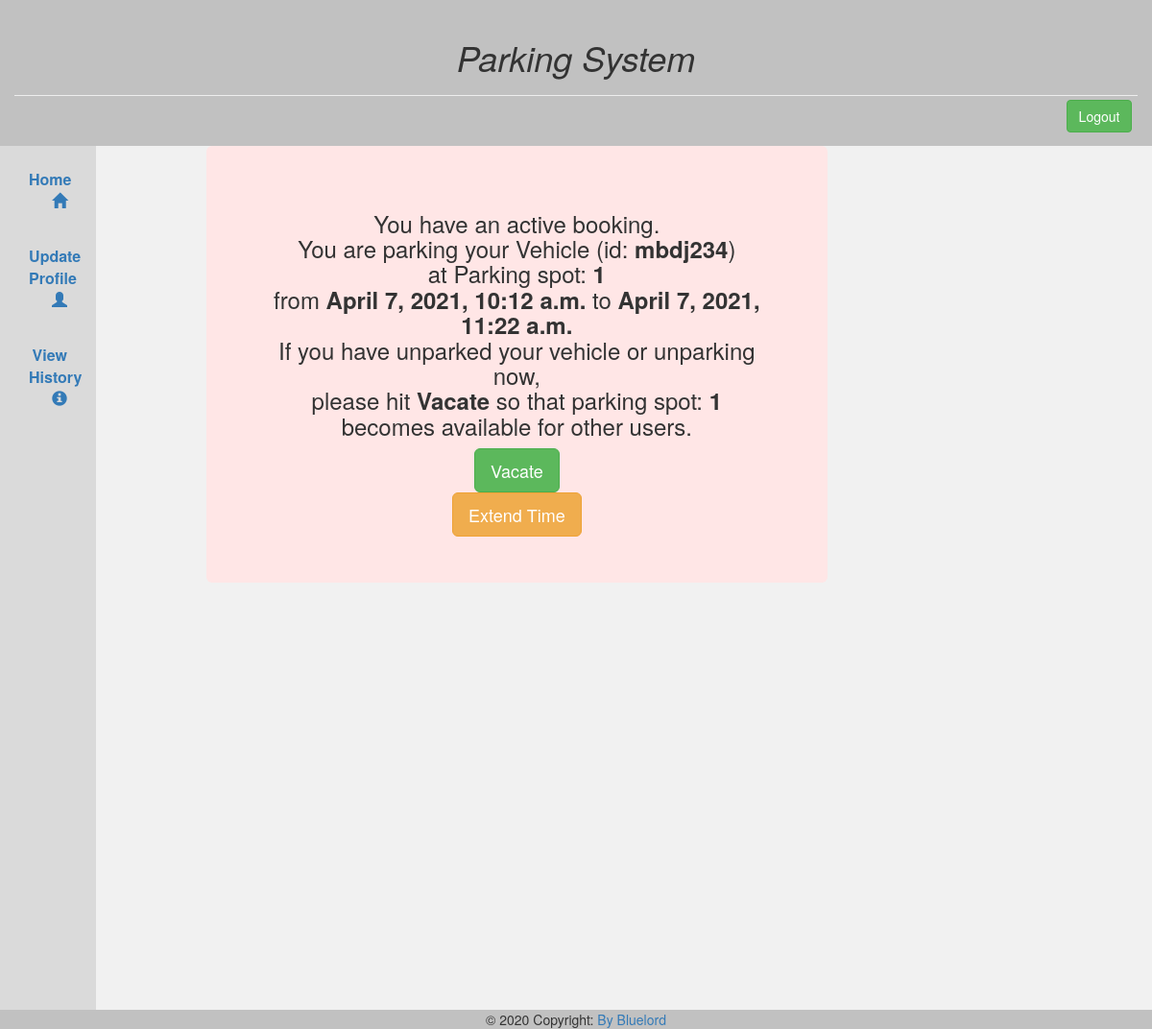
The page /home/ (signed in) on the database its author committed.
### parking/models.py (models this page shows, shortened)
class ParkingInfo(models.Model):
    userid= models.ForeignKey(settings.AUTH_USER_MODEL, on_delete=models.CASCADE)
    slotid= models.ForeignKey(ParkingSpot,on_delete=models.CASCADE)
    stime= models.DateTimeField()
    etime = models.DateTimeField(null=True,blank=True)
    vehicleid=models.CharField(max_length=50)
    isactive=models.BooleanField()
    notifid=models.IntegerField()

### parking/views.py (the view)
# urls.py: 2. Add a URL to urlpatterns:  path('', views.home, name='home')
def home(request):
    uid=request.user
    hasbooking=ParkingInfo.objects.filter(userid=uid.id,isactive=True)
    if hasbooking.exists():
        return render(request,'parkinginfo.html',{'vehicleid':hasbooking[0].vehicleid,'slotid':hasbooking[0].slotid.id,'stime':hasbooking[0].stime,'etime':hasbooking[0].etime})
    else:
        freespots= ParkingSpot.objects.filter(isoccupied=False)
        occupiedspots=ParkingInfo.objects.filter(isactive=True)
        return render(request,'home.html',{'freespots':freespots,'occupiedspots':occupiedspots})

### templates/parkinginfo.html (shortened to what this page needs)
{% extends 'mainbase.html' %}
{% block content %}
<div class="jumbotron col-lg-8 offset-4" style="background-color:#ffe6e6;">
    <h3 >You have an active booking.<br>
    You are  parking your Vehicle (id:<strong> {{vehicleid}}</strong>) <br>
    at Parking spot: <strong>{{slotid}} </strong><br>from<strong> {{stime}} </strong> to  <strong> {{etime}} </strong>
    <br>If you have unparked your vehicle or unparking now, <br>please hit <strong>Vacate</strong>
    so that parking spot:  <strong>{{slotid}} </strong> <br>becomes available for other users.
    </h3>
    <form action="vacate" method="post">
    <button class="btn btn-success btn-lg" type="submit">Vacate</button>
    </form>
    <button type="button" class="btn btn-warning btn-lg" data-toggle="modal" data-target="#{{slotid}}">Extend Time</button>
</div>
{% endblock %}

### templates/mainbase.html (style rules this page uses)
body { background-color: #f1f1f1;; }

### rows shown on the page
ParkingInfo: vehicleid "mbdj234", stime "April 7, 2021, 10:12 a.m.", etime "April 7, 2021, 11:22 a.m."

### other values the page prints
{{ slotid }} "1"
